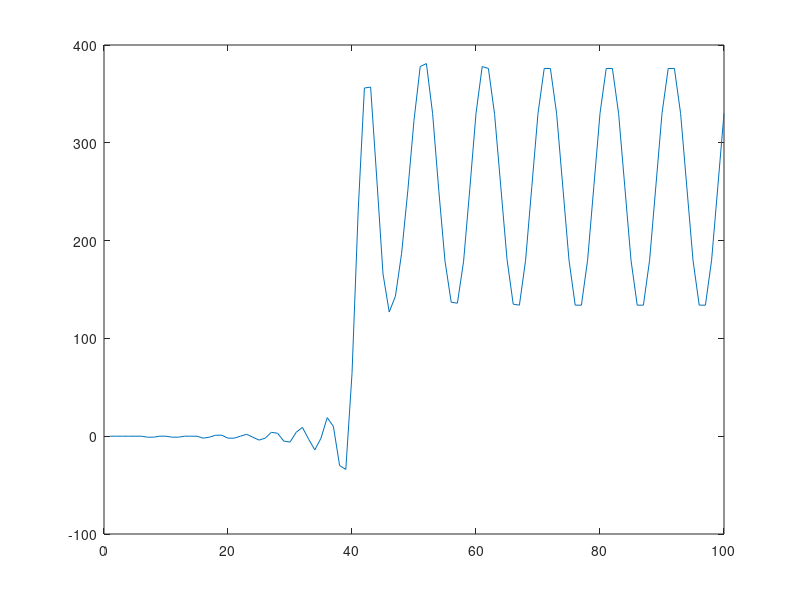
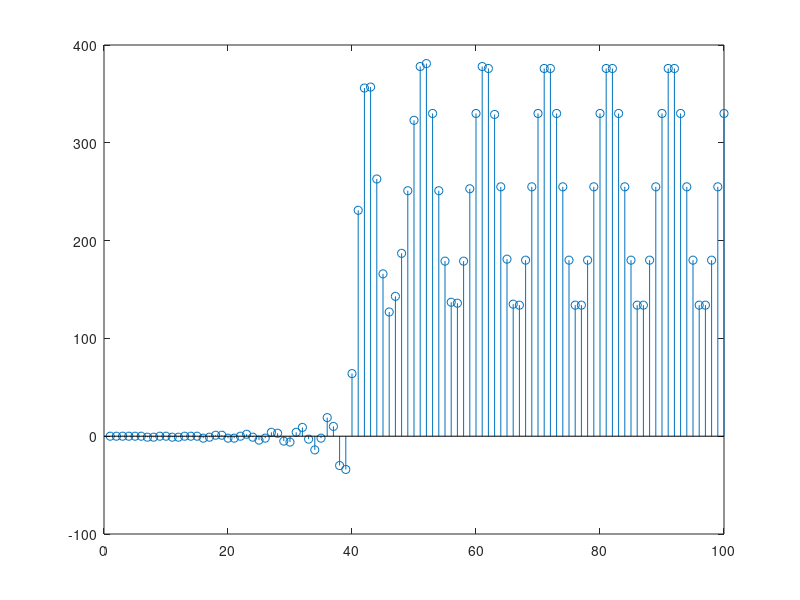

Write the MATLAB code that produced these figures, in order.
N = 10;
n = 0:N-1;
xn = (2^7-1)*(exp(j*pi*n/5)+exp(j*pi*3*n/5));
xn_r = fix(real(xn)+256);
fi_r = fopen('filter_in_r.txt','wt');
fprintf(fi_r,'%x\n',xn_r);
fclose(fi_r);
xn_i = fix(imag(xn)+256);
fi_i = fopen('filter_in_i.txt','wt');
fprintf(fi_i,'%x\n',xn_i);
fclose(fi_i);




k = 0:N-1;
wn = exp(-j*2*pi/N);
nk = n'*k;
wnnk = wn.^nk;

xk_r = xn_r*wnnk;
xk_i = xn_i*wnnk;

figure(1)
stem(n,xn_r)
figure(2)
stem(k,abs(xk_r))

%%128的直流
N = 100;
n = 0:N;
xn = cos(pi*n/5);
xn_r = fix(xn+128);
fi_r = fopen('filter_in_r.txt','wt');
fprintf(fi_r,'%x\n',xn_r);
fclose(fi_r);

%%6M高频+128的直流
N = 100;
n = 0:N;
xn = (2^7-1)*(cos(pi*3*n/5));
xn_r = fix(xn+128);
fi_r = fopen('filter_in_r.txt','wt');
fprintf(fi_r,'%x\n',xn_r);
fclose(fi_r);

%%2M低频+6M高频+256的直流
N = 100;
n = 0:N;
xn = (2^7-1)*(cos(pi*n/5)+cos(pi*3*n/5));
xn_r = fix(xn+256);
fi_r = fopen('filter_in_r.txt','wt');
fprintf(fi_r,'%x\n',xn_r);
fclose(fi_r);

%%8M高频+128的直流
N = 100;
n = 0:N;
xn = (2^7-1)*(cos(pi*4*n/5));
xn_r = fix(xn+128);
fi_r = fopen('filter_in_r.txt','wt');
fprintf(fi_r,'%x\n',xn_r);
fclose(fi_r);


fid = fopen('filter_out_r.txt','r');
for i = 1:100
temp = fscanf(fid,'%x',1);
if(temp > 1023)
	num(i) = temp - 2048;
else
	num(i) = temp;
end
end
fclose(fid);
figure(1);
plot(num);
figure(2);
stem(num);



